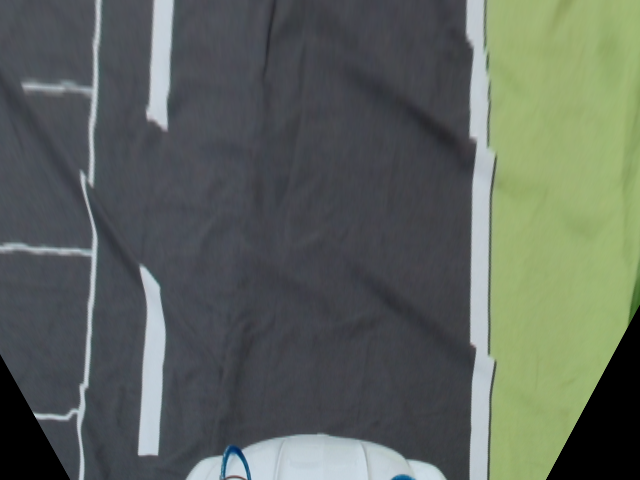
#> input picture road_following/image.png, 640 x 480 px
$ python -i preprocess_pdh.py   (imports and definitions only)
#> lines starting #> are read from the running program, lines starting #| are printed output that depends on the picture; after the words box and inside, x2 and y2 are one past the last pixel; in counts of white or black regions, pixels touching at a corner belong together
#> further down, picture is the input picture: shape (480, 640, 3); mean B, G, R 92.6, 100.7, 93.2
import cv2
import numpy as np
import matplotlib.pyplot as plt
import time

image_width = 640
image_height = 480
direction_div = 12


def color_filter(image):
    HSV_frame = cv2.cvtColor(image, cv2.COLOR_BGR2HSV)
#> HSV_frame: shape (480, 640, 3); mean H, S, V 90.7, 41.2, 105.3
    H,S,V = cv2.split(HSV_frame)


    # green
    H_green_condition = (40<H) & (H<80)
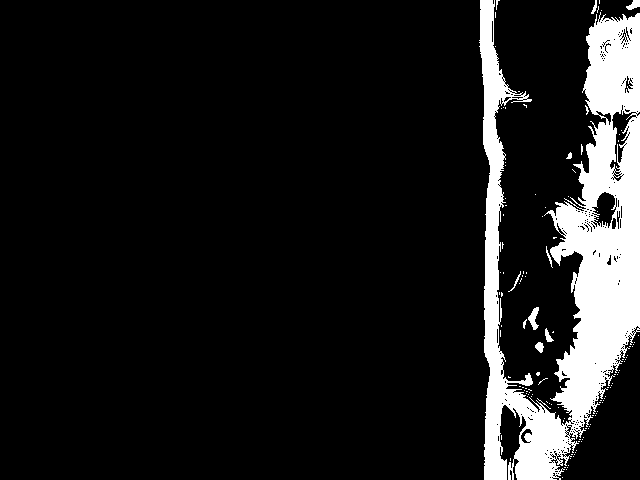
#> H_green_condition: shape (480, 640) bool; 11% white; 125 white regions (115 under 20 px), largest, box (x1, y1, x2, y2) and area: (479, 0, 640, 480) 32900, (528, 307, 539, 330) 135, (626, 0, 640, 10) 86
    S_green_condition = (S>30)
#> S_green_condition: shape (480, 640) bool; 52.6% white; 322 black regions (287 under 20 px), largest, box (x1, y1, x2, y2) and area: (104, 0, 494, 480) 113013, (0, 0, 108, 216) 10434, (561, 332, 640, 480) 6020
    V_green_condition = V>100
#> V_green_condition: shape (480, 640) bool; 33.7% white; 5 white regions, box (x1, y1, x2, y2) and area: (462, 0, 640, 480) 74373, (0, 0, 107, 480) 10116, (183, 430, 447, 480) 9332, (134, 263, 171, 460) 5659, (141, 0, 180, 133) 4069
    green_condition = H_green_condition & S_green_condition & V_green_condition
#> green_condition: shape (480, 640) bool; 9.7% white; 77 white regions (67 under 20 px), largest, box (x1, y1, x2, y2) and area: (485, 0, 640, 480) 29030, (528, 307, 539, 330) 135, (626, 0, 640, 10) 86
    H[green_condition] = 50
#> H: shape (480, 640); min 0, max 135, mean 91.6
    S[green_condition] = 100
#> S: shape (480, 640); min 0, max 255, mean 42.6
    V[green_condition] = 100
#> V: shape (480, 640); min 0, max 223, mean 98.2
    # white
    V_white_condition = V>150
#> V_white_condition: shape (480, 640) bool; 18.1% white; 137 white regions (122 under 20 px), largest, box (x1, y1, x2, y2) and area: (493, 0, 640, 426) 31189, (467, 0, 494, 480) 8068, (189, 436, 442, 480) 7724
    H[V_white_condition] = 0
#> H: shape (480, 640); min 0, max 135, mean 80.4
    S[V_white_condition] = 0
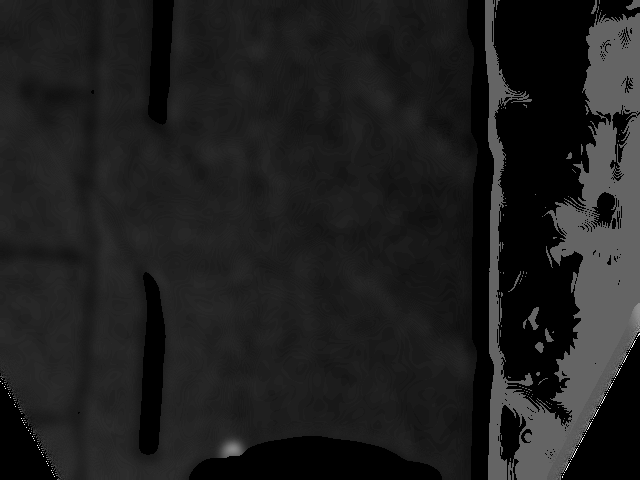
#> S: shape (480, 640); min 0, max 255, mean 31.1
    V[V_white_condition] = 255
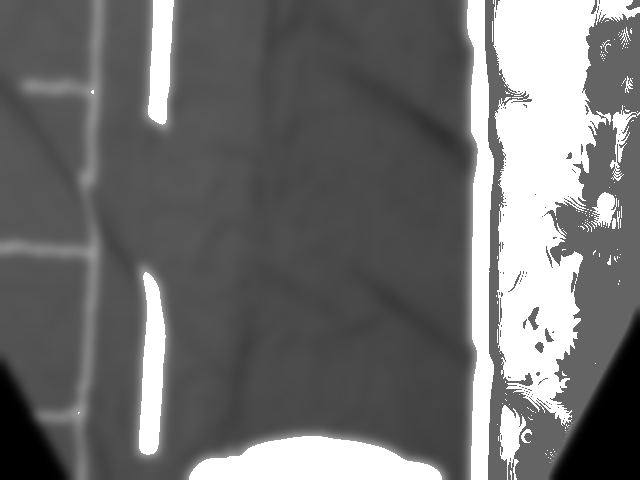
#> V: shape (480, 640); min 0, max 255, mean 111.6
    # black -> blue (road)
    road_condition = True^ (green_condition | V_white_condition)
#> road_condition: shape (480, 640) bool; 72.2% white; 6 black regions (2 under 20 px), largest, box (x1, y1, x2, y2) and area: (467, 0, 640, 480) 71877, (189, 436, 442, 480) 7724, (139, 272, 166, 455) 3304, (148, 0, 174, 125) 2364
    H[road_condition] = 120
    S[road_condition] = 150
    V[road_condition] = 150

    HSV_frame[:,:,0] = H
#> HSV_frame: shape (480, 640, 3); mean H, S, V 91.5, 41.2, 105.3
    HSV_frame[:,:,1] = S
#> HSV_frame: shape (480, 640, 3); mean H, S, V 91.5, 118.1, 105.3
    HSV_frame[:,:,2] = V
#> HSV_frame: shape (480, 640, 3); mean H, S, V 91.5, 118.1, 164.1
    frame_filtered = cv2.cvtColor(HSV_frame, cv2.COLOR_HSV2BGR)

    return frame_filtered

def remove_black(image):
    x = np.linspace(0,639,640)
    y = np.linspace(0,479,480)
    X,Y = np.meshgrid(x,y)

    left_bottom = -123*X + 69*Y - 69*354
    left_bottom = left_bottom>0
    right_bottom = 173*(X-639) + 93*Y - 93*304
    right_bottom = right_bottom>0

    B, G, R = cv2.split(image)
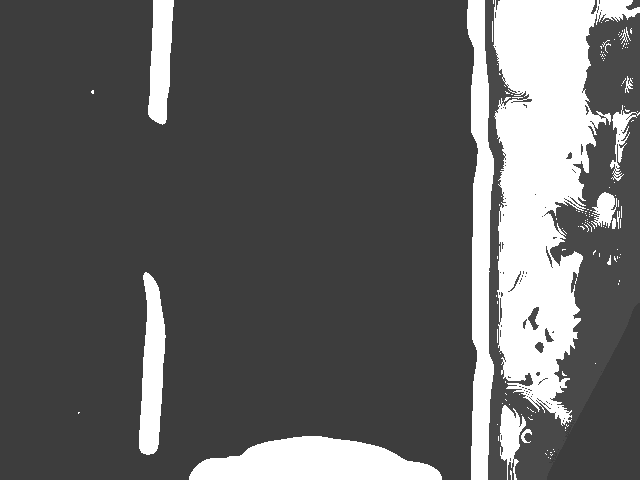
#> R: shape (480, 640); min 61, max 255, mean 97.2
    left_color = image[479, 70]
#> left_color = [150, 61, 61]
    right_color = image[479, 545]
#> right_color = [60, 100, 73]

    B[left_bottom] = left_color[0]
    G[left_bottom] = left_color[1]
    R[left_bottom] = left_color[2]

    B[right_bottom] = right_color[0]
#> B: shape (480, 640); min 60, max 255, mean 157.8
    G[right_bottom] = right_color[1]
#> G: shape (480, 640); min 61, max 255, mean 100.9
    R[right_bottom] = right_color[2]
#> R: shape (480, 640); 2.72% of pixels changed, all inside (x1, y1, x2, y2) = (547, 305, 640, 480)

    image[:,:,0] = B
#> image: shape (480, 640, 3); mean B, G, R 157.8, 99.8, 97.2
    image[:,:,1] = G
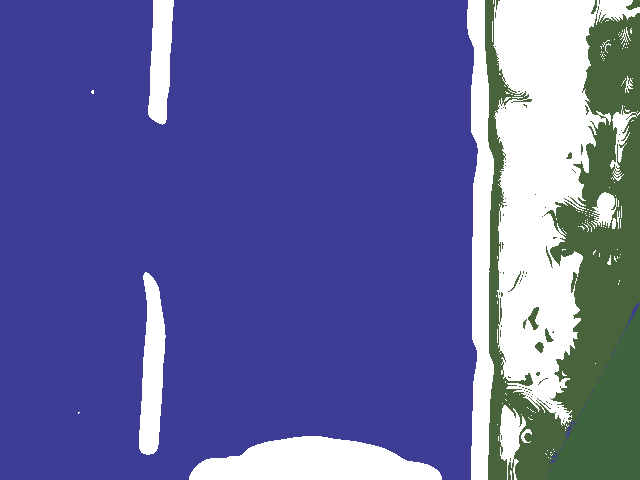
#> image: shape (480, 640, 3); mean B, G, R 157.8, 100.9, 97.2
    image[:,:,2] = R

    return image

def only_stadium(image):    # 경기장 밖 지우는 함수
    HSV_frame = cv2.cvtColor(image, cv2.COLOR_BGR2HSV)
#> HSV_frame: shape (480, 640, 3); mean H, S, V 89.6, 117.6, 162.8
    H,S,V = cv2.split(HSV_frame)

    bottom_green_x = -1
    top_green_x = -1

    # 이미지 하단에 초록색 픽셀 있는지 확인
    if(0):
        for x in [544, 540]:
            # print([479, x])   # 왜 S는 100 + 2인지 확인
            H_condition = (30 < H[479, x]) & (H[479, x]<80)     # 조건 1: 해당 픽셀의 Hue가 초록색 범위
            S_condition = S[479, x]==100+2                      # 조건 2: 해당 픽셀의 Saturation이 100임
            V_condition = V[479, x]==100                      # 조건 3: 해당 픽셀의 Value가 100임
            if H_condition and S_condition and V_condition:
                bottom_green_x = x
                break

    # 이미지 상단에 초록색 픽셀 있는지 확인

    #HHK CODE-------------------------------------------------------------------------------------
    up_start_time = time.time()
    H_satisfied = (30 < H) & (H<80)
#> H_satisfied: shape (480, 640) bool; 12.4% white; 77 white regions (67 under 20 px), largest, box (x1, y1, x2, y2) and area: (485, 0, 640, 480) 37393, (528, 307, 539, 330) 135, (626, 0, 640, 10) 86
    S_satisfied = S==100+2
    V_satisfied = V==100
    satisfied = H_satisfied & S_satisfied & V_satisfied
    check_top_green = len(np.where(satisfied[0])[0])
#> check_top_green = 23
    check_top_green
    first_green_x = np.argmax(satisfied, axis = 1).reshape(480, 1)
#> first_green_x = 480 values, max 494 at index 158, min 485 at index 0, mean 489.2

    x = np.linspace(0,639,640)
    y = np.linspace(0,479,480)
    X,Y = np.meshgrid(x,y)
    if check_top_green == 0:    # 제일 상단 row에 초록색 없음
        green_area = (X > first_green_x) & (first_green_x != 0)
    else:    # 제일 상단 row에 초록색 있음
        green_area = (X > first_green_x)
#> green_area: shape (480, 640) bool; 23.4% white; 1 white region, box (x1, y1, x2, y2) and area: (486, 0, 640, 480) 71883

    HSV_frame[green_area] = [50, 100, 100]
#> HSV_frame: shape (480, 640, 3); mean H, S, V 95.1, 128.4, 145.6

    white_scene = np.ones((480,640))
    #cv2.imshow("satisfied", white_scene)
    #---------------------------------------------------------------------------------------------

    '''
    # 이미지 상단에 초록색 픽셀 있는지 확인
    up_start_time = time.time()
    for x in range(620, 20, -25):
        H_condition = (30 < H[0, x]) & (H[0, x] < 80)     # 조건 1: 해당 픽셀의 Hue가 초록색 범위
        S_condition = S[0, x]==100+2                      # 조건 2: 해당 픽셀의 Saturation이 100임
        V_condition = V[0, x]==100                      # 조건 3: 해당 픽셀의 Value가 100임
        if H_condition and S_condition and V_condition:
            top_green_x = x
            break
    up_finish_time = time.time()
    print(up_finish_time-up_start_time)
    print(bottom_green_x, top_green_x)

    # 이미지 하단, 상단 모두에 초록색 픽셀이 있는 경우
    if (bottom_green_x != -1) and (top_green_x != -1):
        x = np.linspace(0,639,640)
        y = np.linspace(0,479,480)
        X,Y = np.meshgrid(x,y)

        green_boundary = -479*(X- top_green_x + 2) + (bottom_green_x-top_green_x)*Y
        green_boundary = green_boundary<0

        H[green_boundary] = 50
        S[green_boundary] = 100
        V[green_boundary] = 100

        HSV_frame[:,:,0] = H
        HSV_frame[:,:,1] = S
        HSV_frame[:,:,2] = V
    '''

    frame_stadium = cv2.cvtColor(HSV_frame, cv2.COLOR_HSV2BGR)
    return frame_stadium

def hide_car_head(image):
    HSV_frame = cv2.cvtColor(image, cv2.COLOR_BGR2HSV)
#> HSV_frame: shape (480, 640, 3); mean H, S, V 95.1, 128.9, 145.6
    H,S,V = cv2.split(HSV_frame)

    x = np.linspace(0,639,640)
    y = np.linspace(0,479,480)
    X,Y = np.meshgrid(x,y)

    a = 132
    b = 50
    elipse_eq = b*b*(X-320)*(X-320) + a*a*(Y-479)*(Y-479) < a*a*b*b

    H[elipse_eq] = 120
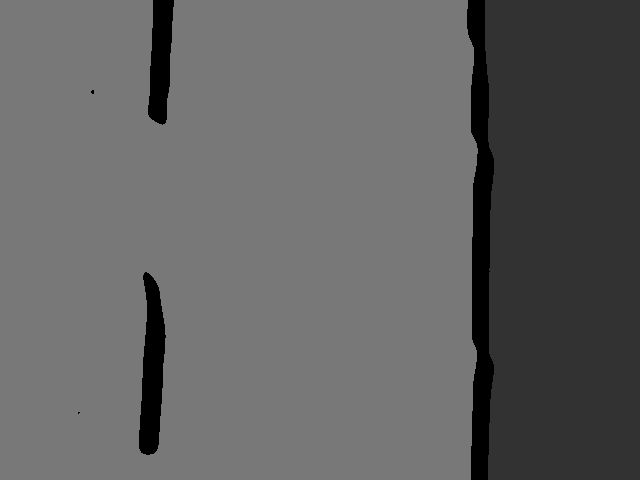
#> H: shape (480, 640); min 0, max 120, mean 98.1
    S[elipse_eq] = 150
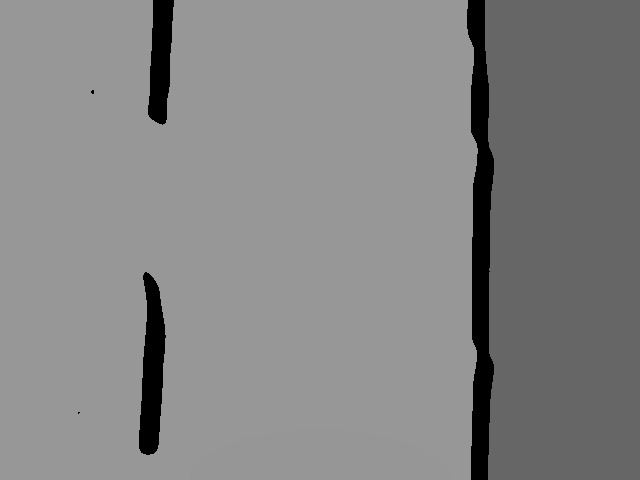
#> S: shape (480, 640); min 0, max 151, mean 132.7
    V[elipse_eq] = 150

    HSV_frame[:,:,0] = H
    HSV_frame[:,:,1] = S
    HSV_frame[:,:,2] = V
    car_hidden_img = cv2.cvtColor(HSV_frame, cv2.COLOR_HSV2BGR)

    return car_hidden_img


def total_function(image):
    image_blured = cv2.GaussianBlur(image, (0,0), 5)
    image_filtered = color_filter(image_blured)
    image_no_black = remove_black(image_filtered)
    image_stadium = only_stadium(image_no_black)
    car_hidden = hide_car_head(image_stadium)
    image_gray = cv2.cvtColor(car_hidden, cv2.COLOR_BGR2GRAY)

    #ret, thresh = cv2.threshold(image_gray, 20, 255, cv2.THRESH_BINARY) # thresh : 160


    #image_edge = cv2.Canny(image_gray, 110,180)
    #cv2.imshow('edge', image_edge)


    return car_hidden

>>> import cv2
>>> picture = cv2.imread('../image.png')
>>> result = total_function(picture)
